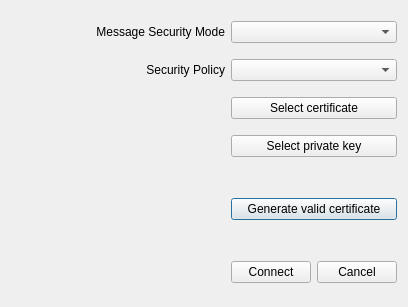
<?xml version="1.0" encoding="UTF-8"?>
<ui version="4.0">
 <class>OptionsDialog</class>
 <widget class="QDialog" name="OptionsDialog">
  <property name="geometry">
   <rect>
    <x>0</x>
    <y>0</y>
    <width>408</width>
    <height>307</height>
   </rect>
  </property>
  <property name="windowTitle">
   <string>Connection Options</string>
  </property>
  <property name="windowIcon">
   <iconset>
    <normaloff>icons/property.svg</normaloff>icons/property.svg</iconset>
  </property>
  <layout class="QGridLayout" name="gridLayout">
   <item row="6" column="0" colspan="4">
    <spacer name="verticalSpacer_2">
     <property name="orientation">
      <enum>Qt::Vertical</enum>
     </property>
     <property name="sizeType">
      <enum>QSizePolicy::Fixed</enum>
     </property>
     <property name="sizeHint" stdset="0">
      <size>
       <width>20</width>
       <height>25</height>
      </size>
     </property>
    </spacer>
   </item>
   <item row="5" column="2" colspan="2">
    <widget class="QPushButton" name="generateButton">
     <property name="text">
      <string>Generate valid certificate</string>
     </property>
    </widget>
   </item>
   <item row="7" column="2">
    <widget class="QPushButton" name="connectButton">
     <property name="text">
      <string>Connect</string>
     </property>
    </widget>
   </item>
   <item row="3" column="2" colspan="2">
    <widget class="QPushButton" name="privateKeyButton">
     <property name="toolTip">
      <string>Select PEM File</string>
     </property>
     <property name="text">
      <string>Select private key</string>
     </property>
    </widget>
   </item>
   <item row="2" column="0" colspan="2">
    <widget class="QLabel" name="certificateLabel">
     <property name="font">
      <font>
       <italic>true</italic>
      </font>
     </property>
     <property name="text">
      <string/>
     </property>
     <property name="alignment">
      <set>Qt::AlignRight|Qt::AlignTrailing|Qt::AlignVCenter</set>
     </property>
    </widget>
   </item>
   <item row="7" column="3">
    <widget class="QPushButton" name="cancelButton">
     <property name="text">
      <string>Cancel</string>
     </property>
    </widget>
   </item>
   <item row="0" column="2" colspan="2">
    <widget class="QComboBox" name="modeComboBox"/>
   </item>
   <item row="1" column="1">
    <widget class="QLabel" name="policyLabel">
     <property name="text">
      <string>Security Policy</string>
     </property>
     <property name="alignment">
      <set>Qt::AlignRight|Qt::AlignTrailing|Qt::AlignVCenter</set>
     </property>
    </widget>
   </item>
   <item row="2" column="2" colspan="2">
    <widget class="QPushButton" name="certificateButton">
     <property name="toolTip">
      <string>Select DER File</string>
     </property>
     <property name="text">
      <string>Select certificate</string>
     </property>
    </widget>
   </item>
   <item row="0" column="0" rowspan="2">
    <spacer name="horizontalSpacer">
     <property name="orientation">
      <enum>Qt::Horizontal</enum>
     </property>
     <property name="sizeType">
      <enum>QSizePolicy::Fixed</enum>
     </property>
     <property name="sizeHint" stdset="0">
      <size>
       <width>25</width>
       <height>20</height>
      </size>
     </property>
    </spacer>
   </item>
   <item row="3" column="0" colspan="2">
    <widget class="QLabel" name="privateKeyLabel">
     <property name="font">
      <font>
       <italic>true</italic>
      </font>
     </property>
     <property name="text">
      <string/>
     </property>
     <property name="alignment">
      <set>Qt::AlignRight|Qt::AlignTrailing|Qt::AlignVCenter</set>
     </property>
    </widget>
   </item>
   <item row="0" column="1">
    <widget class="QLabel" name="modeLabel">
     <property name="text">
      <string>Message Security Mode</string>
     </property>
     <property name="alignment">
      <set>Qt::AlignRight|Qt::AlignTrailing|Qt::AlignVCenter</set>
     </property>
    </widget>
   </item>
   <item row="1" column="2" colspan="2">
    <widget class="QComboBox" name="policyComboBox"/>
   </item>
   <item row="4" column="0" colspan="4">
    <spacer name="verticalSpacer">
     <property name="orientation">
      <enum>Qt::Vertical</enum>
     </property>
     <property name="sizeType">
      <enum>QSizePolicy::Fixed</enum>
     </property>
     <property name="sizeHint" stdset="0">
      <size>
       <width>20</width>
       <height>25</height>
      </size>
     </property>
    </spacer>
   </item>
  </layout>
 </widget>
 <layoutdefault spacing="6" margin="11"/>
 <resources/>
 <connections/>
</ui>
